Frame 1 (no input): blank canvas, image omitted
Frame 60 (the mouse pressed at the canvas centre just before this capture): blank canvas, image omitted
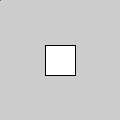
Frame 120 (the mouse held since frame 60 and released just before this capture)

The Processing sketch whose frames 1 and 60 were blank and that drew this single picture after the mouse press (run headless with seeded random() and noise(); from frame 60 on, the mouse is pressed at the canvas centre):

// Processing sketch: Scaling
// ── Scaling.pde
void setup() {
  size(120, 120);
}

void draw() {
  translate(mouseX, mouseY);
  scale(mouseX / 60.0);
  rect(-15, -15, 30, 30);
}
